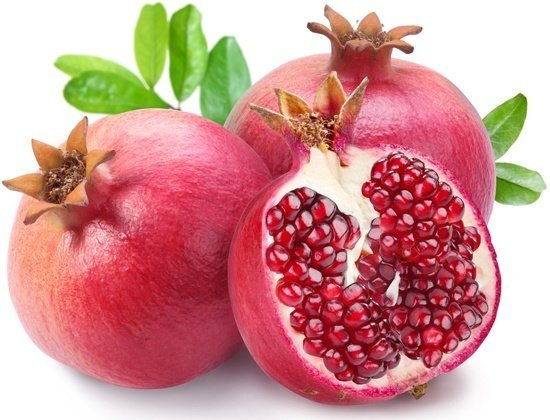
#> input picture daibola.jpg, 550 x 420 px
$ python juanji.py
#> lines starting #> are read from the running program, lines starting #| are printed output that depends on the picture
# #!/usr/bin/python
# # coding:utf-8

import cv2
import numpy as np
np.set_printoptions(threshold=1000000)

img = cv2.imread('daibola.jpg', 1)
#> img is the input picture: shape (420, 550, 3); mean B, G, R 146.4, 147.7, 208.7
# # 卷积核
rect = np.array([[0, 0, 0, 0, 0],
                 [0, 0.11, 0.11, 0.11, 0],
                 [0, 0.11, 0.11, 0.11, 0],
                 [0, 0.11, 0.11, 0.11, 0],
                 [0, 0, 0, 0, 0]], np.float32)

bigrect = np.array([[0.04, 0.04, 0.04, 0.04, 0.04],
                    [0.04, 0.04, 0.04, 0.04, 0.04],
                    [0.04, 0.04, 0.04, 0.04, 0.04],
                    [0.04, 0.04, 0.04, 0.04, 0.04],
                    [0.04, 0.04, 0.04, 0.04, 0.04]], np.float32)

gaussian = np.array([[0.01, 0.02, 0.03, 0.02, 0.01],
                     [0.02, 0.06, 0.08, 0.06, 0.02],
                     [0.03, 0.08, 0.11, 0.08, 0.03],
                     [0.02, 0.06, 0.08, 0.06, 0.02],
                     [0.01, 0.02, 0.03, 0.02, 0.01]], np.float32)

sharpen = np.array([[0, 0, 0, 0, 0],
                    [0.02, 0.06, 0.08, 0.06, 0.02],
                    [0.03, 0.08, 0.11, 0.08, 0.03],
                    [0.02, 0.06, 0.08, 0.06, 0.02],
                    [0.01, 0.02, 0.03, 0.02, 0.01]], np.float32)

edges = np.array([[0, 0, 0, 0, 0],
                  [0, -1, -1, -1, 0],
                  [0, -1,  8, -1, 0],
                  [0, -1, -1, -1, 0],
                  [0, 0, 0, 0, 0]], np.float32)

edges1 = np.array([[0, 0, 0, 0, 0],
                  [0, 0, -2, 0, 0],
                  [0, -2, 8, -2, 0],
                  [0, 0, -2, 0, 0],
                  [0, 0, 0, 0, 0]], np.float32)

shift = np.array([[0, 0, 0, 0, 0],
                  [0, 0, 0, 0, 0],
                  [1, 0, 0, 0, 0],
                  [0, 0, 0, 0, 0],
                  [0, 0, 0, 0, 0]], np.float32)

handshake = np.array([[0.2, 0, 0, 0, 0],
                      [0, 0.2, 0, 0, 0],
                      [0, 0, 0.2, 0, 0],
                      [0, 0, 0, 0.2, 0],
                      [0, 0, 0, 0, 0.2]], np.float32)

nothing = np.array([[0.0001, 0.0001, 0.0001],
                      [0.0001, 0.9992, 0.0001],
                      [0.0001, 0.0001, 0.0001]], np.float32)

nothing = np.array([[1, 1, 1],
                      [1, 8, 1],
                      [1, 1, 1]], np.float32)
# 该函数实际上计算相关性，而不是卷积.  ddepth:目标图像的所需深度
rectimage = cv2.filter2D(img, -1, rect)
bigrectimage = cv2.filter2D(img, -1, bigrect)
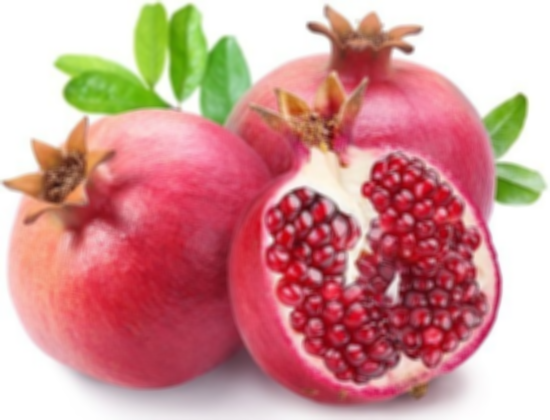
#> bigrectimage: shape (420, 550, 3); mean B, G, R 146.4, 147.7, 208.7
gaussianimage = cv2.filter2D(img, -1, gaussian)
sharpenimage = cv2.filter2D(img, -1, sharpen)
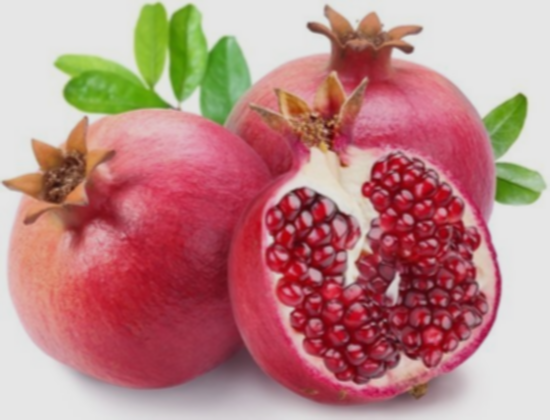
#> sharpenimage: shape (420, 550, 3); mean B, G, R 131.9, 133, 187.9
edgesimage = cv2.filter2D(img, -1, edges)
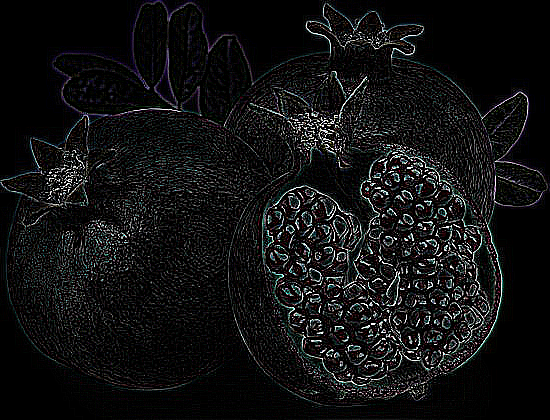
#> edgesimage: shape (420, 550, 3); mean B, G, R 18.4, 18, 17.7
edges1image = cv2.filter2D(img, -1, edges1)
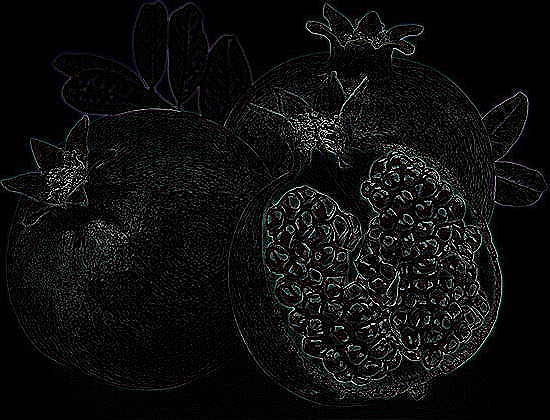
#> edges1image: shape (420, 550, 3); mean B, G, R 15.2, 15, 14.7
shiftimage = cv2.filter2D(img, -1, shift)
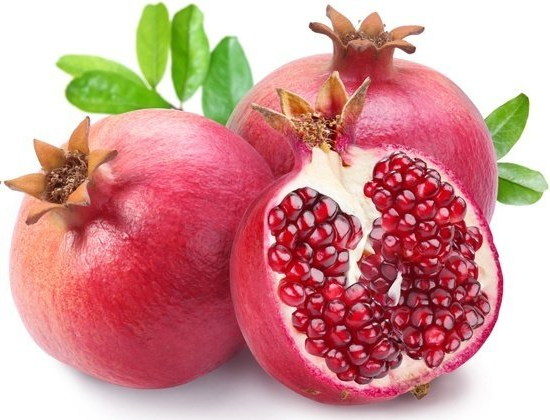
#> shiftimage: shape (420, 550, 3); mean B, G, R 146.4, 147.7, 208.7
handshakeimage = cv2.filter2D(img, -1, handshake)
nothingimage = cv2.filter2D(img, -1, nothing)
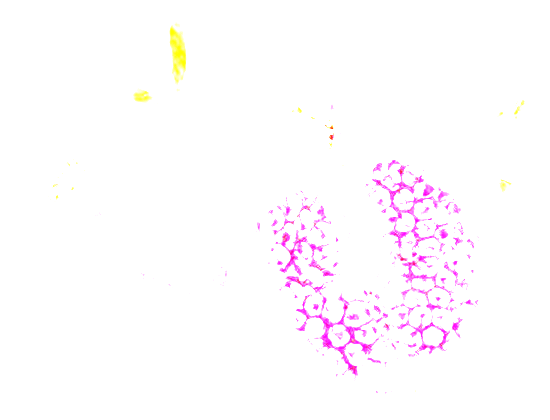
#> nothingimage: shape (420, 550, 3); mean B, G, R 254.2, 251.3, 255

print(nothingimage)
#> (printed output is left out)
print(nothingimage.shape)

# print(img.shape)
# print(gaussianimage.shape)
cv2.imshow('original', img)
cv2.imshow('rect', rectimage)
cv2.imshow('bigrect', bigrectimage)
cv2.imshow('gaussian', gaussianimage)
cv2.imshow('sharpen', sharpenimage)
cv2.imshow('edges', edgesimage)
cv2.imshow('edges1', edges1image)
cv2.imshow('shift', shiftimage)
cv2.imshow('handshake', handshakeimage)
cv2.imshow('nothing', nothingimage)

cv2.imwrite('map/rect.jpg',rectimage)
cv2.imwrite('map/bigrect.jpg',bigrectimage)
cv2.imwrite('map/gaussian.jpg',gaussianimage)
cv2.imwrite('map/sharpen.jpg',sharpenimage)
cv2.imwrite('map/edges.jpg',edgesimage)
cv2.imwrite('map/shift.jpg',shiftimage)
cv2.imwrite('map/handshake.jpg',handshakeimage)

cv2.waitKey(0)
